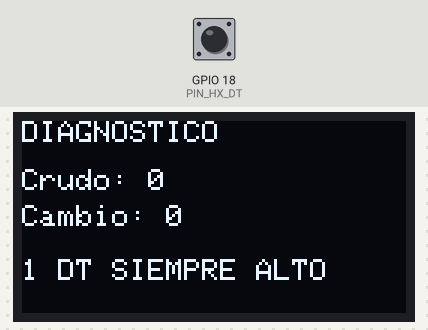
A sketch run on a simulated ESP32. On the bench: 128×64 one-colour display. Inputs (shaded band) come from the test bench; at power-on: GPIO 18 (PIN_HX_DT) HIGH. What the sketch prints to the serial monitor is not drawn.

Above: at 1.7 s.
1.8 s: GPIO 18 (PIN_HX_DT) pulled LOW for 0.15 s
At 2.3 s:
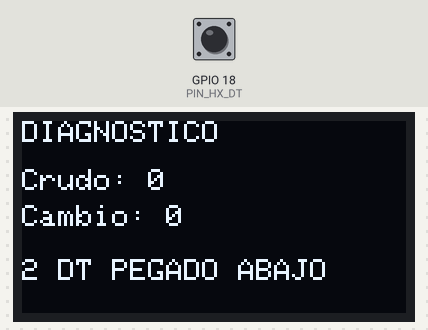
4.1 s: GPIO 18 (PIN_HX_DT) pulled LOW for 1 s
7.4 s: GPIO 18 (PIN_HX_DT) pulled LOW for 3.2 s
Timing chart, 0 to 10.4 s (numbered marks = the images above; inputs shaded):
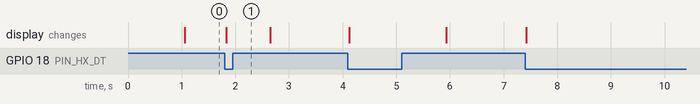

The sketch:

diagnostico.ino
```cpp
/*
  Diagnostico del sensor de fuerza (HX711) con ESP32

  No necesita calibracion ni la libreria HX711: lee el modulo directamente.
  Muestra el resultado en la pantalla y en el Monitor Serie (115200).

  Conexiones esperadas:
    HX711 DT -> GPIO 18    SCK -> GPIO 19
    OLED SDA -> GPIO 21    SCK -> GPIO 22
*/

#include <Wire.h>
#include <Adafruit_GFX.h>
#include <Adafruit_SSD1306.h>

const int PIN_SDA    = 21;
const int PIN_SCL    = 22;
const int PIN_HX_DT  = 18;
const int PIN_HX_SCK = 19;

const long LIMITE_SATURADO = 8380000;  // la lectura maxima es 8388607
const long CAMBIO_MINIMO   = 2000;     // cambio que cuenta como reaccion
const int  LECTURAS_BASE   = 5;

Adafruit_SSD1306 pantalla(128, 64, &Wire, -1);
portMUX_TYPE candado = portMUX_INITIALIZER_UNLOCKED;

long sumaBase = 0;
int  cuentaBase = 0;
long base = 0;

// Lee 24 bits del HX711. Devuelve false si DT nunca baja.
bool leerHX711(long &valor, bool &dtSubio) {
  unsigned long inicio = millis();
  while (digitalRead(PIN_HX_DT) == HIGH) {
    if (millis() - inicio > 500) return false;
    delay(1);
  }

  uint32_t dato = 0;
  portENTER_CRITICAL(&candado);
  for (int i = 0; i < 24; i++) {
    digitalWrite(PIN_HX_SCK, HIGH);
    delayMicroseconds(1);
    dato = (dato << 1) | digitalRead(PIN_HX_DT);
    digitalWrite(PIN_HX_SCK, LOW);
    delayMicroseconds(1);
  }
  // Pulso 25: ganancia 128. Un HX711 real sube DT aqui.
  digitalWrite(PIN_HX_SCK, HIGH);
  delayMicroseconds(1);
  digitalWrite(PIN_HX_SCK, LOW);
  delayMicroseconds(1);
  dtSubio = digitalRead(PIN_HX_DT) == HIGH;
  portEXIT_CRITICAL(&candado);

  if (dato & 0x800000) {
    dato |= 0xFF000000;   // numero negativo
  }
  valor = (int32_t)dato;
  return true;
}

void mostrar(const char* estado, long crudo, long cambio) {
  Serial.print(estado);
  Serial.print("   Crudo: ");
  Serial.print(crudo);
  Serial.print("   Cambio: ");
  Serial.println(cambio);

  pantalla.clearDisplay();
  pantalla.setTextSize(1);
  pantalla.setCursor(0, 0);
  pantalla.print("DIAGNOSTICO");
  pantalla.setCursor(0, 16);
  pantalla.print("Crudo: ");
  pantalla.print(crudo);
  pantalla.setCursor(0, 28);
  pantalla.print("Cambio: ");
  pantalla.print(cambio);
  pantalla.setCursor(0, 46);
  pantalla.print(estado);
  pantalla.display();
}

void setup() {
  Serial.begin(115200);
  pinMode(PIN_HX_DT, INPUT_PULLUP);
  pinMode(PIN_HX_SCK, OUTPUT);
  digitalWrite(PIN_HX_SCK, LOW);

  Wire.begin(PIN_SDA, PIN_SCL);
  pantalla.begin(SSD1306_SWITCHCAPVCC, 0x3C);
  pantalla.setTextColor(SSD1306_WHITE);
  delay(500);
}

void loop() {
  long crudo = 0;
  bool dtSubio = false;

  if (!leerHX711(crudo, dtSubio)) {
    mostrar("1 DT SIEMPRE ALTO", 0, 0);
    return;
  }

  if (!dtSubio || crudo == 0 || crudo == -1) {
    mostrar("2 DT PEGADO ABAJO", crudo, 0);
    delay(300);
    return;
  }

  if (crudo >= LIMITE_SATURADO || crudo <= -LIMITE_SATURADO) {
    mostrar("3 SATURADO", crudo, 0);
    delay(300);
    return;
  }

  if (cuentaBase < LECTURAS_BASE) {
    sumaBase += crudo;
    cuentaBase++;
    base = sumaBase / cuentaBase;
    mostrar("No toques el agarre", crudo, 0);
    delay(300);
    return;
  }

  long cambio = crudo - base;
  if (abs(cambio) >= CAMBIO_MINIMO) {
    mostrar("4 EL SENSOR REACCIONA", crudo, cambio);
  } else {
    mostrar("5 APRIETA EL AGARRE", crudo, cambio);
  }
  delay(100);
}
```

Measured:
- after the input at 1.8 s, the display: changes at once (image 1)
